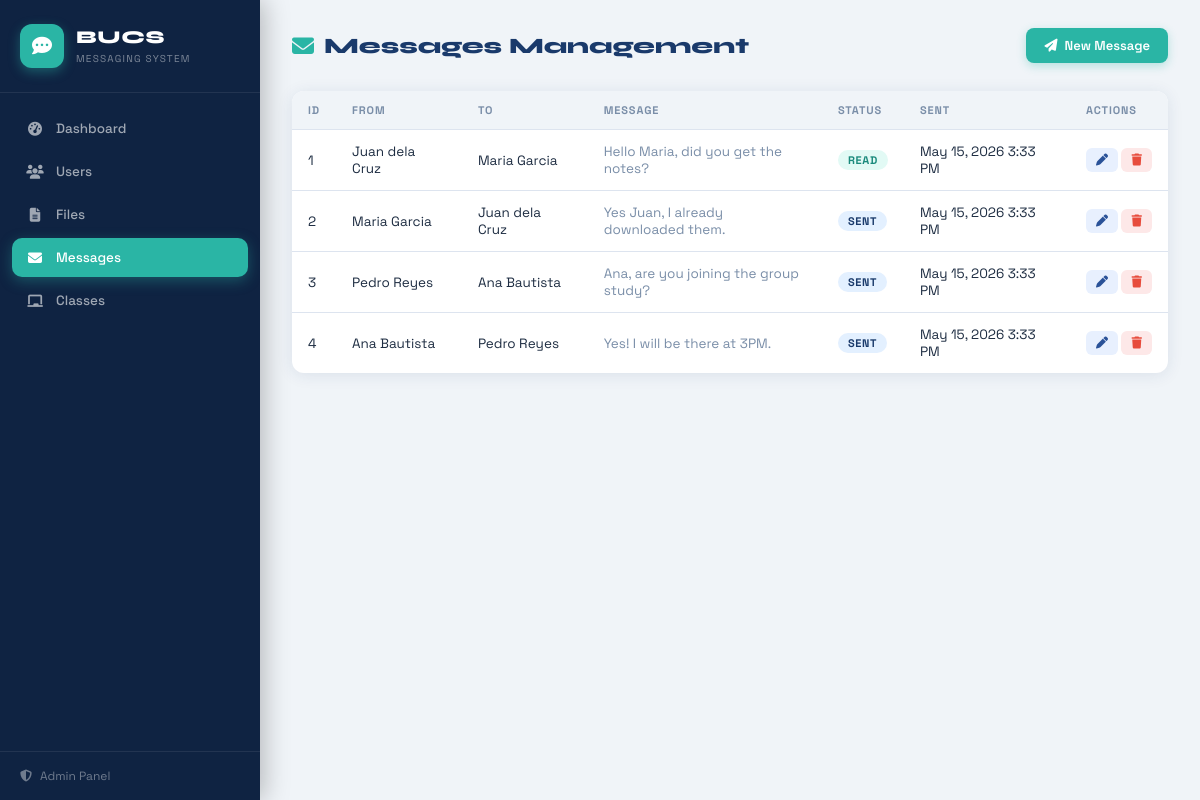
Page /pages/messages.php on the committed database.
### tables this page shows
CREATE TABLE IF NOT EXISTS messages (
    mess_id     INT AUTO_INCREMENT PRIMARY KEY,
    sender_id   VARCHAR(20)  NOT NULL,
    receiver    VARCHAR(20)  NOT NULL,   
    message     TEXT         NOT NULL,
    status      ENUM('sent','read','deleted') DEFAULT 'sent',
    sent_at     DATETIME DEFAULT CURRENT_TIMESTAMP,
    FOREIGN KEY (sender_id) REFERENCES users(id_no) ON DELETE CASCADE,
    FOREIGN KEY (receiver)  REFERENCES users(id_no) ON DELETE CASCADE
);

CREATE TABLE IF NOT EXISTS users (
    id_no       VARCHAR(20) PRIMARY KEY,
    fname       VARCHAR(50)  NOT NULL,
    mname       VARCHAR(50),
    lname       VARCHAR(50)  NOT NULL,
    uname       VARCHAR(50)  NOT NULL UNIQUE,
    pwd         VARCHAR(255) NOT NULL,
    created_at  DATETIME DEFAULT CURRENT_TIMESTAMP
);

### pages/messages.php (the view, shortened to what this page needs)
<?php
$db  = getDB();
$messages = $db->query("
    SELECT m.*, u1.fname s_fname, u1.lname s_lname, u2.fname r_fname, u2.lname r_lname
    FROM messages m
    JOIN users u1 ON m.sender_id  = u1.id_no
    JOIN users u2 ON m.receiver   = u2.id_no
    ORDER BY m.sent_at DESC");
?>
<!DOCTYPE html>
<html lang="en">
<head>
<link rel="stylesheet" href="https://cdnjs.cloudflare.com/ajax/libs/font-awesome/6.5.0/css/all.min.css">
<link rel="stylesheet" href="../assets/css/style.css">
</head>
<body>
<?php include '../includes/sidebar.php'; ?>
<main class="main-content">
  <div class="topbar">
    <h1 class="page-title"><i class="fa fa-envelope"></i> Messages Management</h1>
    <button class="btn btn-primary" onclick="openModal('addModal')"><i class="fa fa-paper-plane"></i> New Message</button>
  </div>
  <div class="section-card">
    <div class="table-wrap">
    <table class="data-table">
      <thead><tr><th>ID</th><th>From</th><th>To</th><th>Message</th><th>Status</th><th>Sent</th><th>Actions</th></tr></thead>
      <tbody>
      <?php while($m = $messages->fetch_assoc()): ?>
      <tr>
        <td><?= $m['mess_id'] ?></td>
        <td><?= htmlspecialchars($m['s_fname'].' '.$m['s_lname']) ?></td>
        <td><?= htmlspecialchars($m['r_fname'].' '.$m['r_lname']) ?></td>
        <td class="msg-preview"><?= htmlspecialchars(substr($m['message'],0,55)) ?><?= strlen($m['message'])>55?'…':'' ?></td>
        <td><span class="badge badge-<?= $m['status'] ?>"><?= ucfirst($m['status']) ?></span></td>
        <td><?= date('M d, Y g:i A', strtotime($m['sent_at'])) ?></td>
        <td class="action-cell">
          <button class="btn btn-sm btn-edit" onclick='editMsg(<?= json_encode($m) ?>)'><i class="fa fa-pen"></i></button>
          <button class="btn btn-sm btn-delete" onclick="confirmDelete(<?= $m['mess_id'] ?>)"><i class="fa fa-trash"></i></button>
        </td>
      </tr>
      <?php endwhile; ?>
      </tbody>
    </table>
    </div>
  </div>
</main>
</body></html>

### assets/css/style.css (style rules this page uses)
:root { --blue: #1a3a6b; --blue-light: #2a5298; --teal: #2ab5a5; --teal-dark: #1a8a7c; --navy: #0f2342; --slate: #34495e; --bg: #f0f4f8; --surface: #ffffff; --border: #dde4ef; --text: #1e2d42; --text-muted: #7a8ea8; --success: #2ecc71; --error: #e74c3c; --sidebar-w: 260px; --radius: 12px; --shadow: 0 2px 16px rgba(26,58,107,.10); --shadow-lg: 0 8px 32px rgba(26,58,107,.18); }
*, *::before, *::after { box-sizing: border-box; margin: 0; padding: 0; }
body { font-family: 'Space Grotesk', sans-serif; background: var(--bg); color: var(--text); display: flex; min-height: 100vh; font-size: 14px; }
.main-content { margin-left: var(--sidebar-w); flex: 1; padding: 28px 32px; min-height: 100vh; }
.topbar { display: flex; align-items: center; justify-content: space-between; margin-bottom: 28px; gap: 16px; }
.page-title { font-family: 'Syne', sans-serif; font-size: 22px; font-weight: 800; color: var(--blue); display: flex; align-items: center; gap: 10px; }
.page-title i { color: var(--teal); }
.section-card { background: var(--surface); border-radius: var(--radius); box-shadow: var(--shadow); overflow: hidden; }
.table-wrap { overflow-x: auto; }
.data-table { width: 100%; border-collapse: collapse; font-size: 13.5px; }
.data-table thead tr { background: var(--bg); }
.data-table th { padding: 12px 16px; text-align: left; font-weight: 700; font-size: 11px; text-transform: uppercase; letter-spacing: .08em; color: var(--text-muted); white-space: nowrap; }
.data-table td { padding: 13px 16px; border-top: 1px solid var(--border); vertical-align: middle; }
.msg-preview { max-width: 240px; color: var(--text-muted); }
.action-cell { white-space: nowrap; }
.badge { display: inline-block; padding: 3px 10px; border-radius: 20px; font-size: 11px; font-weight: 700; text-transform: uppercase; letter-spacing: .06em; }
.badge-sent { background: #e3f0ff; color: var(--blue); }
.badge-read { background: #e2faf5; color: var(--teal-dark); }
.btn { display: inline-flex; align-items: center; gap: 7px; padding: 9px 18px; border-radius: 8px; border: none; font-family: inherit; font-size: 13px; font-weight: 600; cursor: pointer; transition: all .18s; text-decoration: none; }
.btn-primary { background: var(--teal); color: #fff; box-shadow: 0 3px 10px rgba(42,181,165,.3); }
.btn-sm { padding: 6px 10px; font-size: 12px; border-radius: 6px; }
.btn-edit { background: #e8f0fe; color: var(--blue-light); }
.btn-delete { background: #fde8e8; color: var(--error); }

### rows in the picture
messages: mess_id "1", sender.lname "Juan dela Cruz", receiver.lname "Maria Garcia", message "Hello Maria, did you get the notes?", status "READ", sent_at "May 15, 2026 3:33 PM"
messages: mess_id "2", sender.lname "Maria Garcia", receiver.lname "Juan dela Cruz", message "Yes Juan, I already downloaded them.", status "SENT", sent_at "May 15, 2026 3:33 PM"
messages: mess_id "3", sender.lname "Pedro Reyes", receiver.lname "Ana Bautista", message "Ana, are you joining the group study?", status "SENT", sent_at "May 15, 2026 3:33 PM"
messages: mess_id "4", sender.lname "Ana Bautista", receiver.lname "Pedro Reyes", message "Yes! I will be there at 3PM.", status "SENT", sent_at "May 15, 2026 3:33 PM"

### other values in the picture
$label "Dashboard"
$label "Users"
$label "Files"
$label "Messages"
$label "Classes"
